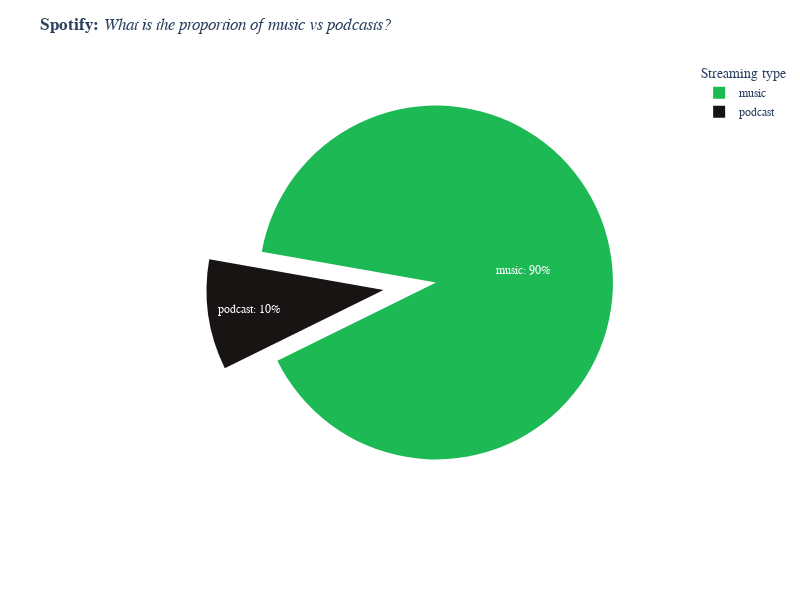

Notebook code for this chart:
### Code cell
fig = px.pie(merged_df, values='hPlayed', names='streamType', color_discrete_sequence=spotify_colors)

fig.update_traces(textposition='inside', 
                  textinfo='percent+label',
                  pull=[0.3, 0], 
                  rotation=280, 
                  texttemplate="%{label}: %{percent:.0%}")


fig.update_layout(
    title='<b>Spotify:</b><i> What is the proportion of music vs podcasts?</i>',
    legend_title='Streaming type',
    height=600,
    width=800
)

write(fig, 'music_vs_podcasts')

### Figure 1 — Plotly figure (JSON) as saved in the notebook; plotly's stock layout.template omitted (floating-point values rounded to 4 significant figures; data arrays with more than 128 entries replaced by an {"elided": "..."} marker saying what was removed)
{"data": [{"domain": {"x": [0, 1], "y": [0, 1]}, "hovertemplate": "streamType=%{label}<br>hPlayed=%{value}<extra></extra>", "labels": {"elided": "5042 str values"}, "legendgroup": "", "name": "", "pull": [0.3, 0], "rotation": 280, "showlegend": true, "textinfo": "percent+label", "textposition": "inside", "texttemplate": "%{label}: %{percent:.0%}", "type": "pie", "values": {"elided": "5042 float values"}}], "layout": {"font": {"family": "Helvetica"}, "height": 600, "legend": {"title": {"text": "Streaming type"}, "tracegroupgap": 0}, "margin": {"t": 60}, "piecolorway": ["#1DB954", "#191414"], "title": {"text": "<b>Spotify:</b><i> What is the proportion of music vs podcasts?</i>"}, "width": 800, "xaxis": {"color": "grey"}, "yaxis": {"color": "grey"}}}
